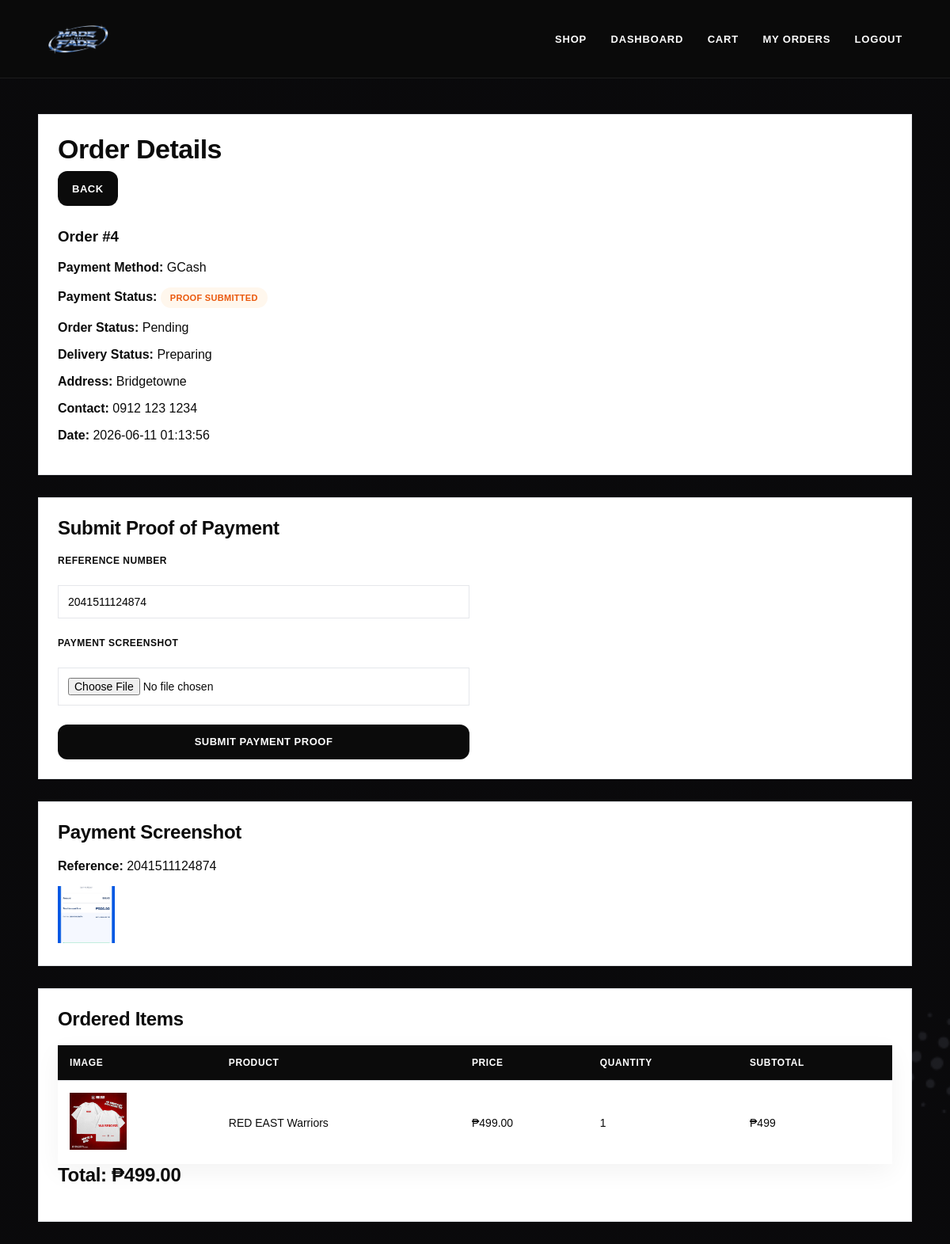
The page /customer/order_details.php?id=4 (signed in) on the database its author committed.
### tables this page shows
CREATE TABLE `orders` (
  `id` int(11) NOT NULL,
  `customer_id` int(11) DEFAULT NULL,
  `courier_id` int(11) DEFAULT NULL,
  `total` decimal(10,2) DEFAULT NULL,
  `order_status` varchar(50) DEFAULT NULL,
  `delivery_status` varchar(50) DEFAULT NULL,
  `payment_method` varchar(50) DEFAULT NULL,
  `payment_status` varchar(50) DEFAULT 'Pending',
  `stock_deducted` varchar(10) DEFAULT 'No',
  `proof_image` varchar(255) DEFAULT NULL,
  `payment_proof` varchar(255) DEFAULT NULL,
  `address` varchar(255) DEFAULT NULL,
  `contact_number` varchar(20) DEFAULT NULL,
  `date_created` timestamp NULL DEFAULT current_timestamp(),
  `payment_screenshot` varchar(255) DEFAULT NULL,
  `payment_reference` varchar(100) DEFAULT NULL,
  `payment_reject_reason` varchar(255) DEFAULT NULL
);

CREATE TABLE `order_items` (
  `id` int(11) NOT NULL,
  `order_id` int(11) DEFAULT NULL,
  `product_id` int(11) DEFAULT NULL,
  `quantity` int(11) DEFAULT NULL
);

CREATE TABLE `products` (
  `id` int(11) NOT NULL,
  `name` varchar(100) DEFAULT NULL,
  `price` decimal(10,2) DEFAULT NULL,
  `stock` int(11) DEFAULT NULL,
  `image` varchar(255) DEFAULT NULL,
  `category` varchar(50) DEFAULT NULL,
  `sku` varchar(100) DEFAULT NULL,
  `color` varchar(50) DEFAULT NULL,
  `size` varchar(50) DEFAULT NULL
);

### customer/order_details.php (the view, shortened to what this page needs)
<?php
include "../includes/config.php";
$order_id = (int)$_GET['id'];
$customer_id = $_SESSION['user_id'];
$items = mysqli_query($conn,
"SELECT order_items.*, products.name, products.price, products.image
 FROM order_items
 JOIN products ON order_items.product_id = products.id
 WHERE order_items.order_id='$order_id'");
$order = mysqli_query($conn,
"SELECT * FROM orders
 WHERE id='$order_id'
 AND customer_id='$customer_id'");
$order_data = mysqli_fetch_assoc($order);
?>
<!DOCTYPE html>
<html>
<head>
    <link rel="stylesheet" type="text/css" href="../css/style.css">
</head>
<body class="bg-image">
<div class="navbar">
    <div class="logo-area">
        <img src="../images/logo.png" alt="Logo">
    </div>
    <div>
        <a href="../index.php">Shop</a>
        <a href="home.php">Dashboard</a>
        <a href="cart.php">Cart</a>
        <a href="orders.php">My Orders</a>
        <a href="../logout.php">Logout</a>
    </div>
</div>
<div class="admin-container">
<div class="panel">
<h1>Order Details</h1>
<a href="orders.php" class="btn">Back</a>
<br><br>
<h3>Order #<?php echo $order_data['id']; ?></h3>
<p><strong>Payment Method:</strong> <?php echo $order_data['payment_method']; ?></p>
<p>
    <strong>Payment Status:</strong>
    <span class="status <?php echo $order_data['payment_status'] == 'Paid' ? 'completed' : 'pending'; ?>">
        <?php echo $order_data['payment_status']; ?>
    </span>
</p>
<p><strong>Order Status:</strong> <?php echo $order_data['order_status']; ?></p>
<p><strong>Delivery Status:</strong> <?php echo $order_data['delivery_status']; ?></p>
<p><strong>Address:</strong> <?php echo $order_data['address']; ?></p>
<p><strong>Contact:</strong> <?php echo $order_data['contact_number']; ?></p>
<p><strong>Date:</strong> <?php echo $order_data['date_created']; ?></p>
</div>
<?php if($order_data['payment_method'] != "Cash on Delivery" && $order_data['payment_status'] != "Paid"){ ?>
<div class="panel">
    <h2>Submit Proof of Payment</h2>
    <form method="POST" enctype="multipart/form-data" class="profile-form">
        <label>Reference Number</label>
        <input type="text"
               name="payment_reference"
               placeholder="GCash / Maya / Bank Reference No."
               value="<?php echo $order_data['payment_reference']; ?>"
               required>
        <label>Payment Screenshot</label>
        <input type="file"
               name="payment_screenshot"
               accept="image/*"
               required>
        <button type="submit" name="upload_payment" class="btn">
            Submit Payment Proof
        </button>
    </form>
</div>
<?php } ?>
<?php if($order_data['payment_screenshot'] != ""){ ?>
<div class="panel">
    <h2>Payment Screenshot</h2>
    <p><strong>Reference:</strong> <?php echo $order_data['payment_reference']; ?></p>
    <a href="../uploads/payments/<?php echo $order_data['payment_screenshot']; ?>" target="_blank">
        <img src="../uploads/payments/<?php echo $order_data['payment_screenshot']; ?>" class="proof-img">
    </a>
</div>
<?php } ?>
<div class="panel">
<h2>Ordered Items</h2>
<table>
<tr>
    <th>Image</th>
    <th>Product</th>
    <th>Price</th>
    <th>Quantity</th>
    <th>Subtotal</th>
</tr>
<?php while($row = mysqli_fetch_assoc($items)){
    $subtotal = $row['price'] * $row['quantity'];
?>
<tr>
    <td><img src="../images/<?php echo $row['image']; ?>"></td>
    <td><?php echo $row['name']; ?></td>
    <td>₱<?php echo $row['price']; ?></td>
    <td><?php echo $row['quantity']; ?></td>
    <td>₱<?php echo $subtotal; ?></td>
</tr>
<?php } ?>
</table>
<h2>Total: ₱<?php echo $order_data['total']; ?></h2>
</div>
</div>
</body>
</html>

### css/style.css (style rules this page uses)
* { box-sizing:border-box; }
:root { --black:#0B0B0B; --dark:#111111; --charcoal:#1F1F1F; --gray:#6B7280; --light-gray:#E5E7EB; --soft:#F7F7F7; --white:#FFFFFF; --accent:#7D93B2; --success-bg:#DCFCE7; --success-text:#15803D; --warning-bg:#FFF7ED; --warning-text:#EA580C; --info-bg:#DBEAFE; --info-text:#2563EB; --purple-bg:#EDE9FE; --purple-text:#7C3AED; --danger-bg:#FEE2E2; --danger-text:#DC2626; }
body { margin:0; font-family:Arial, sans-serif; background:var(--soft); color:var(--black); }
body.bg-image { min-height:100vh; background: linear-gradient(rgba(0,0,0,.45), rgba(0,0,0,.55)), url("../images/bg.png"); background-size:cover; background-position:center; background-attachment:fixed; }
a { text-decoration:none; color:inherit; }
h1,h2,h3,p { margin-top:0; }
h1 { font-size:34px; letter-spacing:-.5px; margin-bottom:8px; }
h2 { font-size:24px; letter-spacing:-.3px; }
h3 { margin-top:10px; }
.btn, button { background:var(--black); color:white; padding:11px 18px; border:none; border-radius:0; cursor:pointer; font-family:Arial, sans-serif; font-size:13px; font-weight:700; letter-spacing:.5px; text-transform:uppercase; display:inline-flex; align-items:center; justify-content:center; text-align:center; min-height:44px; transition:.25s ease; }
input, select { padding:12px; border:1px solid var(--light-gray); border-radius:0; background:white; font-family:Arial, sans-serif; font-size:14px; outline:none; }
.navbar { background:rgba(11,11,11,.96); padding:10px 60px; display:flex; justify-content:space-between; align-items:center; position:sticky; top:0; z-index:100; border-bottom:1px solid rgba(255,255,255,.08); }
.navbar a { color:white; margin-left:26px; font-weight:700; font-size:13px; letter-spacing:.8px; text-transform:uppercase; }
.logo-area { display:flex; align-items:center; gap:12px; margin:0; }
.logo-area img { width:78px; height:78px; object-fit:contain; }
.section, .admin-container, .product-back, .product-view { width:92%; margin-left:auto; margin-right:auto; }
.section, .admin-container { margin-top:45px; margin-bottom:45px; }
.card, .dashboard-card, .panel, .action-card, .form-container { background:var(--white); border:1px solid var(--light-gray); border-radius:0; padding:24px; }
.panel { margin-bottom:28px; }
.products, .dashboard-cards, .quick-actions, .mini-products, .dashboard-grid, .product-form, .checkout-form, .profile-form { display:grid; gap:24px; }
.profile-form { max-width:520px; }
.profile-form label { font-weight:700; color:var(--black); text-transform:uppercase; font-size:12px; letter-spacing:.5px; }
table { width:100%; border-collapse:separate; border-spacing:0; background:white; border:none; overflow:hidden; box-shadow:0 10px 30px rgba(0,0,0,.05); }
th, td { padding:15px; text-align:left; border-bottom:1px solid var(--light-gray); font-size:14px; vertical-align:middle; }
th { background:var(--black); color:white; font-size:12px; font-weight:700; text-transform:uppercase; letter-spacing:.6px; }
tr:last-child td { border-bottom:none; }
table img { width:72px; height:72px; object-fit:cover; background:#eee; }
.status { padding:7px 12px; border-radius:999px; font-size:11px; font-weight:700; display:inline-block; text-transform:uppercase; letter-spacing:.3px; }
.pending, .preparing { background:var(--warning-bg); color:var(--warning-text); }
.proof-img { width:72px; height:72px; object-fit:cover; }
.btn, button { border-radius:12px; }
body.bg-image { min-height:100vh; background: linear-gradient(rgba(0,0,0,.55), rgba(0,0,0,.55)), url("../images/bg.png"); background-size:cover; background-position:center; background-attachment:fixed; }

### rows shown on the page
orders: id "4", payment_method "GCash", payment_status "PROOF SUBMITTED", order_status "Pending", delivery_status "Preparing", address "Bridgetowne", contact_number "0912 123 1234", date_created "2026-06-11 01:13:56", payment_reference "2041511124874", payment_screenshot (picture), total "499.00"
order_items: product.image (picture), product.name "RED EAST Warriors", product.price "499.00", quantity "1", subtotal "499"
